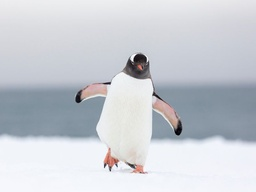
#> input picture Project/penguin.jpg, 256 x 192 px, shrunk from 800 x 600 before the run
$ jupyter execute --allow-errors 'Gabor Filter.ipynb'   (shell and % lines are left out)   (older library calls are emulated)
#> lines starting #> are read from the running program, lines starting #| are printed output that depends on the picture
[cell 1]
import cv2
import sys
from matplotlib import pyplot as plt
from pylab import *
import numpy as np
from PIL import Image
from skimage import data
from skimage import filters
from skimage import exposure
from skimage.color import rgb2gray
from scipy.signal import convolve2d
from skimage.filters import threshold_otsu
from skimage.filters import try_all_threshold

[cell 2]
image = imread('penguin.jpg');
#> image is the input picture: shape (192, 256, 3); mean R, G, B 201.7, 205.6, 212.3
plt.imshow(image)

[cell 3]
#cv2.getGaborKernel(ksize,sigma,theta,lambda,gamma,psi,ktype)
#ksize= size of gabor filter (n,n)
#sigma - standard deviation of the gaussian function
#theta - orientation of normal to parallel stripes
#lambda - wavelength of sinusoidal factor
#gamma - spatial aspect ratio
#psi - phase offset
#ktype - type and range of values that each pixel in the gabor kernel can hold

[cell 4]
def myimshow (I, **kwargs):
    plt.figure();
    plt.axis('off')
    plt.imshow(I, cmap = plt.gray(),**kwargs)

[cell 5]
def genSinusoid(sz, A, omega, rho):
    radius = (int(sz[0]/2.0), int(sz[1]/2.0))
    [x,y] = np.meshgrid(range(-radius[0], radius [0]+1), range(-radius[1], radius [1]+1))

    stimuli = A * np.cos(omega[0] * x + omega[1]*y + rho)
    return stimuli
theta = np.pi/4
omega = [np.cos(theta), np.sin(theta)]
sinusoidParam = {'A':1, 'omega':omega, 'rho':np.pi/2, 'sz':(256,256)}
myimshow(genSinusoid(**sinusoidParam))
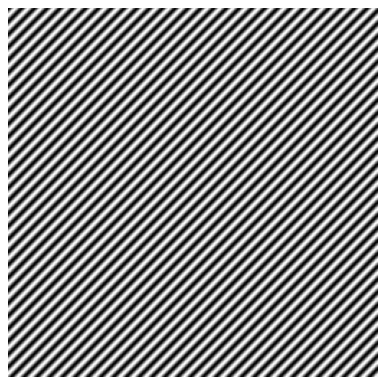
#> figure drawn by matplotlib, 1 panel

[cell 6]
def genGabor(sz, omega, theta, func=np.cos, K=np.pi):
    radius = (int(sz[0]/2.0), int(sz[1]/2.0))
    [x, y] = np.meshgrid(range(-radius[0], radius[0]+1), range(-radius[1], radius[1]+1))

    x1 = x * np.cos(theta) + y * np.sin(theta)
    y1 = -x * np.sin(theta) + y * np.cos(theta)

    gauss = omega**2 / (4*np.pi * K**2) * np.exp(- omega**2 / (8*K**2) * ( 4 * x1**2 + y1**2))
#     myimshow(gauss)
    sinusoid = func(omega * x1) * np.exp(K**2 / 2)
#     myimshow(sinusoid)
    gabor = gauss * sinusoid
    return gabor

g = genGabor((256,256), 0.3, np.pi/4, func=np.cos)
# change func to "cos", "sin" can generate sin gabor or cos gabor, here we pass a function name as a parameter
myimshow(g)
np.mean(g)
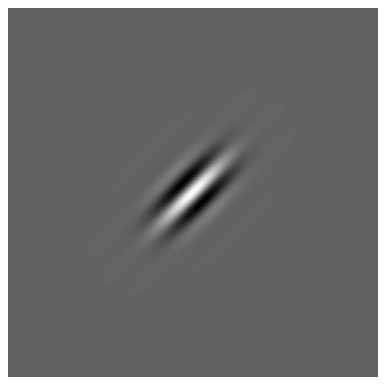
#> figure drawn by matplotlib, 1 panel

[cell 7]
theta = np.arange(0,np.pi, np.pi/4)
omega = np.arange(0.2,0.6,0.1)
params = [(t,o) for o in omega for t in theta]
sinFilterBank = []
cosFilterBank = []
gaborParams = []
for (theta, omega) in params:
    gaborParam = {'omega':omega, 'theta':theta, 'sz':(256,256)}
    sinGabor = genGabor(func=np.sin, **gaborParam)
    cosGabor = genGabor(func=np.cos, **gaborParam)
    sinFilterBank.append(sinGabor)
    cosFilterBank.append(cosGabor)
    gaborParams.append(gaborParam)

plt.figure()
n = len(sinFilterBank)
for i in range(n):
    plt.subplot(4,4,i+1)
    plt.axis('off'); plt.imshow(sinFilterBank[i])

plt.figure()
for i in range(n):
    plt.subplot(4,4,i+1)
    plt.axis('off');plt.imshow(cosFilterBank[i])
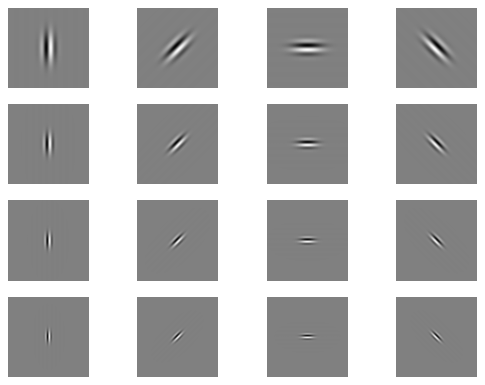
#> figure drawn by matplotlib, 16 panels
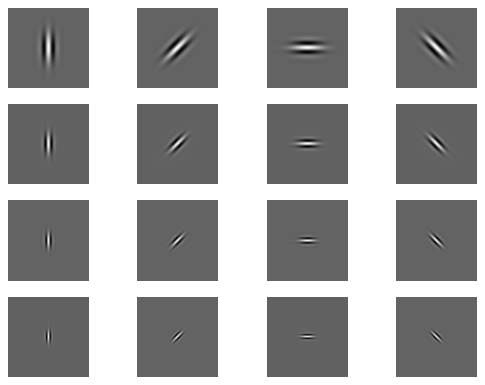
#> figure drawn by matplotlib, 16 panels

[cell 8]
from skimage.color import rgb2gray
from scipy.signal import convolve2d
penguin = rgb2gray(plt.imread('penguin.jpg'))
#> penguin: shape (192, 256) float64; min 0.00253, max 0.997, mean 0.805
plt.figure(); myimshow(penguin)
sinGabor = sinFilterBank[8]
plt.figure(); myimshow(sinGabor)
res = convolve2d(penguin, sinGabor, mode='valid')
#> res = 66 pairs, first value 0.191 to 2.25, second value 0.22 to 1.93
plt.figure(); myimshow(res);
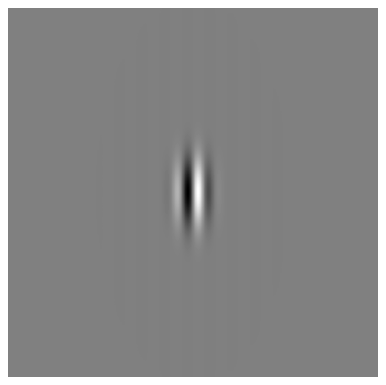
#> figure drawn by matplotlib, 1 panel
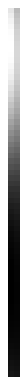
#> figure drawn by matplotlib, 1 panel

[cell 9]
from skimage.color import rgb2gray
from scipy.signal import convolve2d
penguin = rgb2gray(plt.imread('penguin.jpg'))
plt.figure(); myimshow(penguin)
cosGabor = cosFilterBank[15]
plt.figure(); myimshow(sinGabor)
res = convolve2d(penguin, cosGabor, mode='valid')
#> res = 66 pairs, first value -2.52 to 4.05, second value -2.72 to 4.06
plt.figure(); myimshow(res);
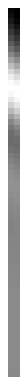
#> figure drawn by matplotlib, 1 panel

[cell 10]
from matplotlib.cbook import get_sample_data

image = plt.imread('penguin.jpg')

titles = ['Penguin', 'Red channel', 'Green channel', 'Blue channel']
cmaps = [None, plt.cm.Reds_r, plt.cm.Greens_r, plt.cm.Blues_r]

fig, axes = plt.subplots(1, 4, figsize=(13,3))
objs = zip(axes, (image, *image.transpose(2,0,1)), titles, cmaps)

for ax, channel, title, cmap in objs:
    ax.imshow(channel, cmap=cmap)
    ax.set_title(title)
    ax.set_xticks(())
    ax.set_yticks(())
#> this loop made 4 passes
#> title on passes 2 to 4: 'Red channel', 'Green channel', 'Blue channel'

plt.savefig('RGB1.png')
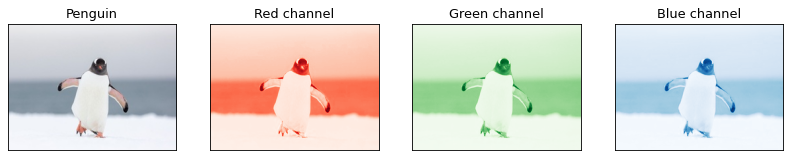
#> figure drawn by matplotlib, 4 panels
